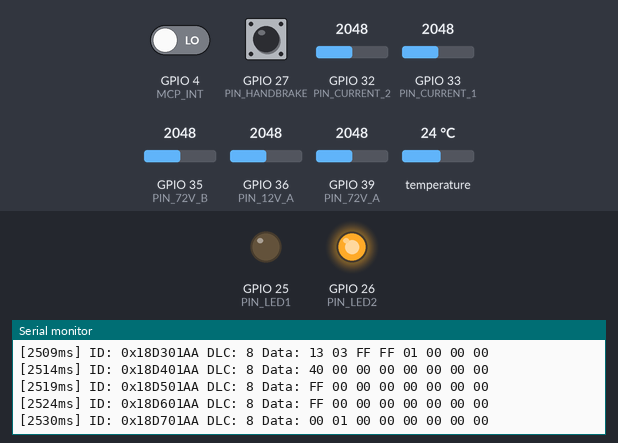
Simulated run of this sketch. Board: ESP32. Parts: output pins drawn as LEDs (lit = HIGH), the last lines printed to the serial monitor. Inputs (shaded band) come from the test bench; at power-on: temperature 24 °C, GPIO 33 (PIN_CURRENT_1) = 2048, GPIO 32 (PIN_CURRENT_2) = 2048, GPIO 36 (PIN_12V_A) = 2048, GPIO 39 (PIN_72V_A) = 2048, GPIO 35 (PIN_72V_B) = 2048, GPIO 4 (MCP_INT) LOW, GPIO 27 (PIN_HANDBRAKE) HIGH (analog values on the 0–4095 scale). WiFi joins after 1.5 s; servers stay silent unless stated.

Above: at 2.9 s.
3.0 s: temperature set to 19 °C
At 3.8 s:
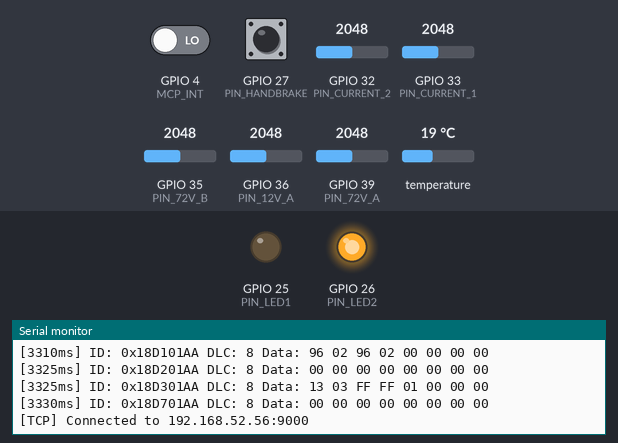
5.8 s: GPIO 33 (PIN_CURRENT_1) set to 2866
At 6.6 s:
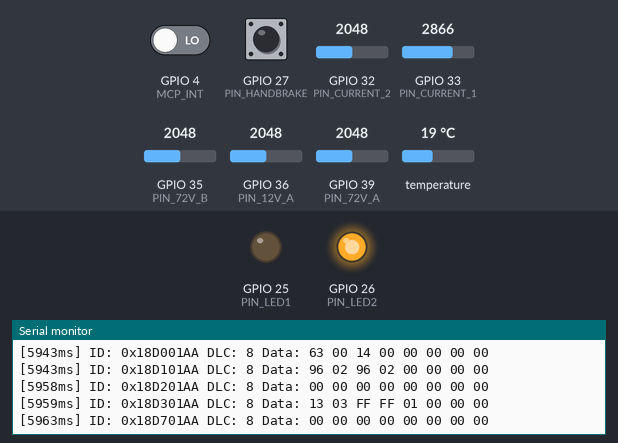
9.6 s: GPIO 32 (PIN_CURRENT_2) set to 2866
At 10.9 s:
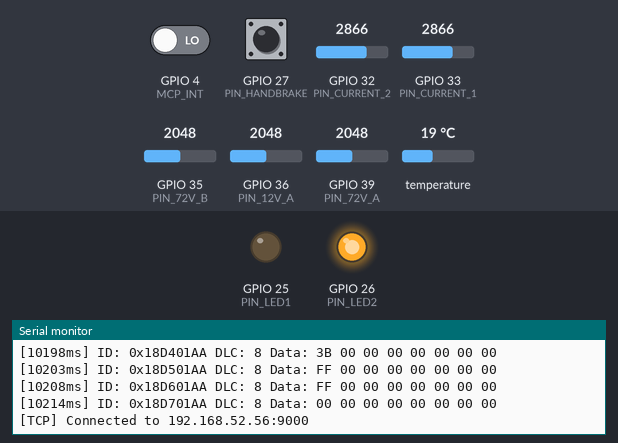
12.7 s: GPIO 36 (PIN_12V_A) set to 2866
At 13.2 s:
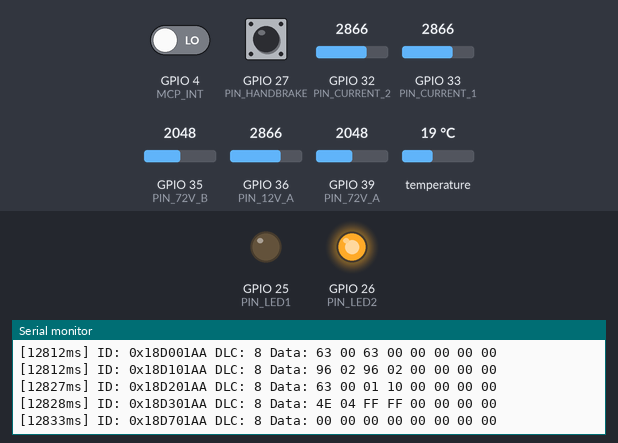
15.1 s: GPIO 39 (PIN_72V_A) set to 2866
At 16.1 s:
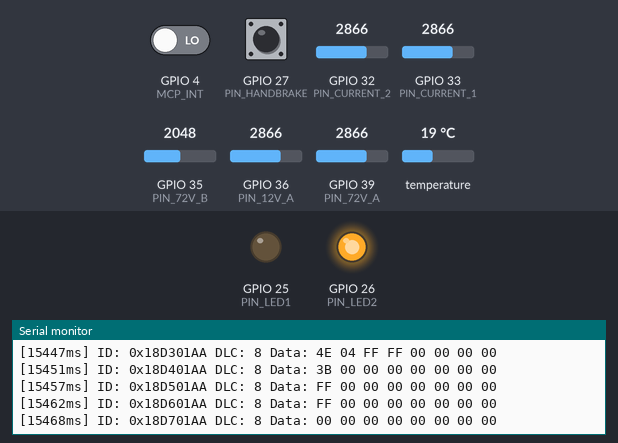
17.7 s: GPIO 35 (PIN_72V_B) set to 2866
At 18.7 s:
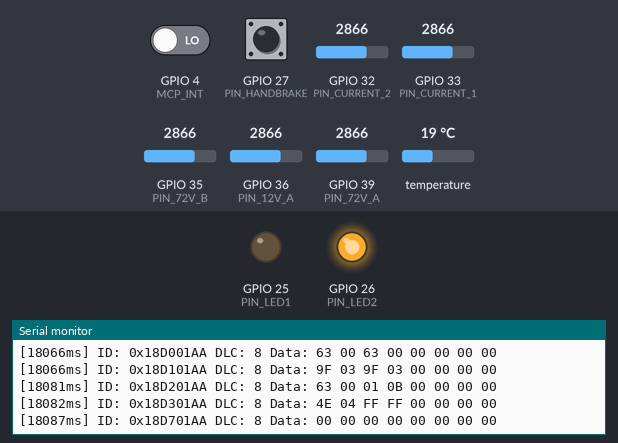
Timing chart, 0 to 20.7 s (numbered marks = the images above; inputs shaded):
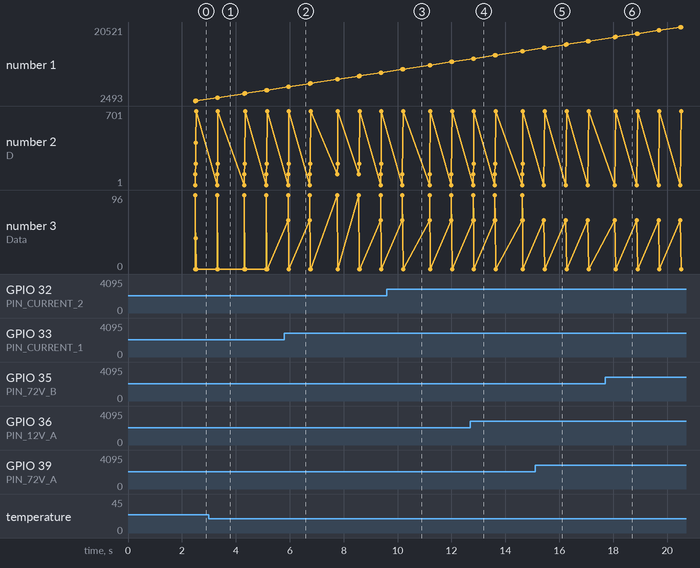

Measured:
- after the input at 5.8 s, the serial monitor: prints a new line after 0.14 s (image 2)
- after the input at 9.6 s, the serial monitor: prints a new line after 0.59 s (image 3)
- after the input at 12.7 s, the serial monitor: prints a new line after 0.13 s (image 4)
- after the input at 15.1 s, the serial monitor: prints a new line after 0.33 s (image 5)
- after the input at 17.7 s, the serial monitor: prints a new line after 0.37 s (image 6)

The sketch:

bako_esp32_gateway.ino
```cpp
/**
 * ============================================================
 *  BAKO Motors — ESP32 Sensor Gateway Firmware
 *  Rev 2.0  — SA = 0xAA
 * ============================================================
 *
 *  Flow:
 *   1. Read physical sensors (ADC, ACS712, DS18B20, handbrake)
 *   2. Encode readings into BAKO CAN frame format (SA=0xAA)
 *   3. Print those frames to Serial + TCP  (NOT sent to MCP2515)
 *   4. Receive real BMS frames from MCP2515
 *   5. Print received frames to Serial + TCP
 *
 *  server_frame_parser.py sees a single stream of canonical lines:
 *    [Nms] ID: 0xHHHHHHHH DLC: N Data: HH HH ...
 *  and parses both SA=0xF4 (BMS) and SA=0xAA (ESP32 sensors).
 *
 *  Pin assignments (GPIOsESP32.txt / sensors_test_bako.ino):
 *   GPIO36  12V-A  ADC  divider x2.65k/(10k+2.65k)  [input-only]
 *   GPIO34  12V-B  ADC  same divider
 *   GPIO39  72V-A  ADC  divider x1.2k/(47k+1.2k)    [input-only]
 *   GPIO35  72V-B  ADC  same divider
 *   GPIO15  DS18B20 1-Wire (3 sensors)
 *             #0 -> motor winding temp   -> 0x18D401AA
 *             #1 -> MPPT heatsink temp   -> 0x18D501AA
 *             #2 -> DC/DC heatsink temp  -> 0x18D601AA
 *   GPIO33  ACS712 CH1  solar current (before MPPT)
 *   GPIO32  ACS712 CH2  MPPT output current
 *   GPIO27  Handbrake switch (INPUT_PULLUP, LOW=engaged)
 *   GPIO25  LED1  blinks on CAN RX
 *   GPIO26  LED2  solid when TCP connected
 *   MCP2515: INT=4  CS=5  SCK=18  MOSI=23  MISO=19
 *
 *  Libraries: mcp_can (coryjfowler), OneWire, DallasTemperature
 * ============================================================
 */

#include <SPI.h>
#include <mcp_can.h>
#include <OneWire.h>
#include <DallasTemperature.h>
#include <WiFi.h>

// ─────────────────────────────────────────────────────────────
//  WiFi / TCP config  ← EDIT THESE
// ─────────────────────────────────────────────────────────────
static const char*    WIFI_SSID   = "EVENT_SMU";
static const char*    WIFI_PASS   = "$mUeV&nt2@25";
static const char*    SERVER_IP   = "192.168.52.56";  // PC running server_frame_parser.py
static const uint16_t SERVER_PORT = 9000;

// ─────────────────────────────────────────────────────────────
//  Pins
// ─────────────────────────────────────────────────────────────
#define PIN_12V_A       36   // input-only — no pinMode()
#define PIN_12V_B       34
#define PIN_72V_A       39   // input-only — no pinMode()
#define PIN_72V_B       35
#define PIN_DS18B20     15
#define PIN_CURRENT_1   33
#define PIN_CURRENT_2   32
#define PIN_HANDBRAKE   27
#define PIN_LED1        25
#define PIN_LED2        26
#define MCP_CS           5
#define MCP_INT          4

// ─────────────────────────────────────────────────────────────
//  Dividers & ADC  (from sensors_test_bako.ino)
// ─────────────────────────────────────────────────────────────
#define DIV_12V   (2650.0f / (10000.0f + 2650.0f))
#define DIV_72V   (1200.0f / (47000.0f + 1200.0f))
#define ADC_REF   3.3f
#define ADC_RES   4095.0f

// ACS712: change to 185.0 (5A) or 100.0 (20A) if needed
#define ACS_VREF      1.65f
#define ACS_MV_PER_A  66.0f

// ─────────────────────────────────────────────────────────────
//  CAN frame IDs  (SA = 0xAA)
// ─────────────────────────────────────────────────────────────
#define ID_SOLAR_I   0x18D001AAUL
#define ID_SOLAR_V   0x18D101AAUL
#define ID_MPPT_OUT  0x18D201AAUL
#define ID_DCDC      0x18D301AAUL
#define ID_MOTOR_T   0x18D401AAUL
#define ID_MPPT_T    0x18D501AAUL
#define ID_DCDC_T    0x18D601AAUL
#define ID_HANDBRAKE 0x18D701AAUL

// ─────────────────────────────────────────────────────────────
//  TX intervals (ms)
// ─────────────────────────────────────────────────────────────
#define T_SOLAR_I    200
#define T_SOLAR_V    200
#define T_MPPT_OUT   200
#define T_DCDC       200
#define T_MOTOR_T   1000
#define T_MPPT_T    1000
#define T_DCDC_T    1000
#define T_HANDBRAKE  500
#define T_DS18B20    800

// ─────────────────────────────────────────────────────────────
//  Globals
// ─────────────────────────────────────────────────────────────
MCP_CAN           can(MCP_CS);
OneWire           oneWire(PIN_DS18B20);
DallasTemperature ds18b20(&oneWire);

WiFiClient        tcp;
static unsigned long tcpRetry = 0;

// 5-sample moving average for solar current
static float   solarBuf[5] = {0};
static uint8_t solarIdx    = 0;

// DS18B20: [0]=motor  [1]=MPPT heatsink  [2]=DC/DC heatsink
static float dsTemp[3] = {-127.0f, -127.0f, -127.0f};

// Handbrake debounce
static uint8_t       hbPrev  = 0xFF;
static uint8_t       hbDeb   = 0;
static unsigned long hbLast  = 0;

// Timestamps
static unsigned long tSolarI   = 0, tSolarV  = 0, tMpptOut = 0;
static unsigned long tDcdc     = 0, tMotorT  = 0, tMpptT   = 0;
static unsigned long tDcdcT    = 0, tHandbrake = 0, tDs18b20 = 0;

// ─────────────────────────────────────────────────────────────
//  Helpers
// ─────────────────────────────────────────────────────────────
static float adcV(int pin) {
    return (analogRead(pin) / ADC_RES) * ADC_REF;
}
static float read12V(int pin)  { return adcV(pin) / DIV_12V; }
static float read72V(int pin)  { return adcV(pin) / DIV_72V; }

static float readCurrent(int pin) {
    long sum = 0;
    for (int i = 0; i < 32; i++) { sum += analogRead(pin); delayMicroseconds(200); }
    float v = ((float)sum / 32.0f / ADC_RES) * ADC_REF;
    return (v - ACS_VREF) / (ACS_MV_PER_A / 1000.0f);
}

static void u16le(uint8_t* b, uint16_t v) { b[0] = v & 0xFF; b[1] = v >> 8; }

// Temperature: uint8 offset-40, 0xFF = not connected / error
static uint8_t tempRaw(float t) {
    if (isnan(t) || t <= -126.0f) return 0xFF;
    return (uint8_t)constrain((int)roundf(t + 40.0f), 0, 254);
}

// ─────────────────────────────────────────────────────────────
//  Output: print a line to Serial and TCP
// ─────────────────────────────────────────────────────────────
static void emit(const char* line) {
    Serial.println(line);
    if (tcp.connected()) tcp.println(line);
}

// ─────────────────────────────────────────────────────────────
//  Build canonical CAN log line and emit it (no bus TX)
// ─────────────────────────────────────────────────────────────
static void logFrame(uint32_t id, uint8_t* d, uint8_t dlc) {
    char buf[120];
    int  n = snprintf(buf, sizeof(buf),
                      "[%lums] ID: 0x%08lX DLC: %u Data:",
                      millis(), (unsigned long)id, dlc);
    for (int i = 0; i < dlc; i++)
        n += snprintf(buf + n, sizeof(buf) - n, " %02X", d[i]);
    emit(buf);
}

// ─────────────────────────────────────────────────────────────
//  Receive real frames from MCP2515 (BMS etc.) and forward
// ─────────────────────────────────────────────────────────────
static void receiveCAN() {
    if (digitalRead(MCP_INT) == HIGH) return;
    uint32_t id; uint8_t ext, dlc, buf[8];
    while (can.readMsgBuf(&id, &ext, &dlc, buf) == CAN_OK) {
        logFrame(id, buf, dlc);
        digitalWrite(PIN_LED1, !digitalRead(PIN_LED1));
    }
}

// ─────────────────────────────────────────────────────────────
//  TCP: reconnect if dropped
// ─────────────────────────────────────────────────────────────
static void maintainTCP() {
    if (WiFi.status() != WL_CONNECTED) { tcp.stop(); digitalWrite(PIN_LED2, LOW); return; }
    if (tcp.connected()) return;
    if (millis() - tcpRetry < 3000) return;
    tcpRetry = millis();
    if (tcp.connect(SERVER_IP, SERVER_PORT)) {
        Serial.printf("[TCP] Connected to %s:%u\n", SERVER_IP, SERVER_PORT);
        digitalWrite(PIN_LED2, HIGH);
    } else {
        digitalWrite(PIN_LED2, LOW);
    }
}

// ─────────────────────────────────────────────────────────────
//  DS18B20 update
// ─────────────────────────────────────────────────────────────
static void updateTemps() {
    ds18b20.requestTemperatures();
    int n = ds18b20.getDeviceCount();
    for (int i = 0; i < 3; i++) {
        if (i < n) {
            float t = ds18b20.getTempCByIndex(i);
            if (t > -127.0f) dsTemp[i] = t;
        }
    }
}

// ─────────────────────────────────────────────────────────────
//  Sensor frame builders — read sensor, pack bytes, logFrame()
// ─────────────────────────────────────────────────────────────

// 0x18D001AA  Solar current before MPPT  200ms
// B0-1: raw current  x0.1A  | B2-3: 5-avg x0.1A | B4: status
static void frameSolarI() {
    float raw = readCurrent(PIN_CURRENT_1);
    if (raw < 0) raw = 0;
    solarBuf[solarIdx] = raw;
    solarIdx = (solarIdx + 1) % 5;
    float avg = 0; for (int i = 0; i < 5; i++) avg += solarBuf[i]; avg /= 5.0f;

    uint8_t b[8] = {0};
    u16le(b+0, (uint16_t)constrain((int)(raw*10), 0, 65534));
    u16le(b+2, (uint16_t)constrain((int)(avg*10), 0, 65534));
    b[4] = raw > 100.0f ? 0x01 : 0x00;
    logFrame(ID_SOLAR_I, b, 8);
}

// 0x18D101AA  Solar voltage before MPPT  200ms
// B0-1: panel V x0.1V | B2-3: Voc x0.1V | B4: status
static void frameSolarV() {
    float vp = read72V(PIN_72V_A);
    float vo = read72V(PIN_72V_B);
    uint8_t b[8] = {0};
    u16le(b+0, (uint16_t)constrain((int)(vp*10), 0, 65534));
    u16le(b+2, (uint16_t)constrain((int)(vo*10), 0, 65534));
    b[4] = vp > 150.0f ? 0x01 : 0x00;
    logFrame(ID_SOLAR_V, b, 8);
}

// 0x18D201AA  MPPT output current + mode + efficiency  200ms
// B0-1: out current x0.1A | B2: mode | B3: eff% | B4: status
static void frameMpptOut() {
    float out = readCurrent(PIN_CURRENT_2);
    if (out < 0) out = 0;
    uint8_t mode = out > 0.5f ? (out > 18.0f ? 2 : 1) : 0;
    uint8_t eff  = 0;
    float inI = solarBuf[(solarIdx + 4) % 5];
    float vIn = read72V(PIN_72V_A), vOut = read12V(PIN_12V_A);
    if (inI > 0.1f && vIn > 1.0f)
        eff = (uint8_t)constrain((int)(out*vOut / (inI*vIn) * 100), 0, 100);
    uint8_t b[8] = {0};
    u16le(b+0, (uint16_t)constrain((int)(out*10), 0, 65534));
    b[2] = mode; b[3] = eff;
    logFrame(ID_MPPT_OUT, b, 8);
}

// 0x18D301AA  DC/DC 12V voltage + current  200ms
// B0-1: V x0.01V | B2-3: I x0.1A (0xFFFF=not fitted) | B4: status
static void frameDcdc() {
    float v = read12V(PIN_12V_A);
    uint8_t b[8] = {0};
    u16le(b+0, (uint16_t)constrain((int)(v*100), 0, 65534));
    b[2] = 0xFF; b[3] = 0xFF;  // current not fitted
    b[4] = (v < 10.5f || v > 14.5f) ? 0x01 : 0x00;
    logFrame(ID_DCDC, b, 8);
}

// 0x18D401AA  Motor winding temp  1000ms
// B0: DS18B20#0 offset-40 | B1: status
static void frameMotorT() {
    uint8_t b[8] = {0};
    b[0] = tempRaw(dsTemp[0]);
    b[1] = dsTemp[0] > 80 ? 0x02 : dsTemp[0] > 60 ? 0x01 : 0x00;
    logFrame(ID_MOTOR_T, b, 8);
}

// 0x18D501AA  MPPT heatsink temp  1000ms
// B0: DS18B20#1 offset-40 | B1: status
static void frameMpptT() {
    uint8_t b[8] = {0};
    b[0] = tempRaw(dsTemp[1]);
    b[1] = dsTemp[1] > 70 ? 0x02 : dsTemp[1] > 50 ? 0x01 : 0x00;
    logFrame(ID_MPPT_T, b, 8);
}

// 0x18D601AA  DC/DC heatsink temp  1000ms
// B0: DS18B20#2 offset-40 | B1: status
static void frameDcdcT() {
    uint8_t b[8] = {0};
    b[0] = tempRaw(dsTemp[2]);
    b[1] = dsTemp[2] > 80 ? 0x02 : dsTemp[2] > 60 ? 0x01 : 0x00;
    logFrame(ID_DCDC_T, b, 8);
}

// 0x18D701AA  Handbrake  500ms
// B0: 0=released 1=engaged | B1: debounce state
static void frameHandbrake() {
    uint8_t cur = digitalRead(PIN_HANDBRAKE) == LOW ? 0x01 : 0x00;
    unsigned long now = millis();
    if (cur != hbPrev) { hbDeb = 1; hbLast = now; }
    if (hbDeb && now - hbLast > 50) hbDeb = 0;
    hbPrev = cur;
    uint8_t b[8] = {0};
    b[0] = cur; b[1] = hbDeb;
    logFrame(ID_HANDBRAKE, b, 8);
}

// ─────────────────────────────────────────────────────────────
//  Setup
// ─────────────────────────────────────────────────────────────
void setup() {
    Serial.begin(115200);
    delay(200);
    Serial.println("=== BAKO ESP32 Gateway v2.0 ===");

    analogReadResolution(12);
    analogSetAttenuation(ADC_11db);
    // GPIO36 & GPIO39 are input-only — no pinMode()
    pinMode(PIN_LED1,      OUTPUT);
    pinMode(PIN_LED2,      OUTPUT);
    pinMode(PIN_HANDBRAKE, INPUT_PULLUP);
    pinMode(MCP_INT,       INPUT);
    digitalWrite(PIN_LED1, LOW);
    digitalWrite(PIN_LED2, LOW);

    ds18b20.begin();
    Serial.printf("[DS18B20] %d sensor(s)\n", ds18b20.getDeviceCount());

    // MCP2515 in LISTEN-ONLY mode — receives everything, transmits nothing
    Serial.print("[CAN] Init...");
    while (can.begin(MCP_ANY, CAN_250KBPS, MCP_16MHZ) != CAN_OK) {
        Serial.print(".");
        delay(1000);
    }
    can.setMode(MCP_LISTENONLY);   // <-- listen only, no TX, no ACK errors
    Serial.println(" OK (listen-only, 250 kbps)");

    WiFi.mode(WIFI_STA);
    WiFi.begin(WIFI_SSID, WIFI_PASS);
    Serial.printf("[WiFi] Connecting to %s", WIFI_SSID);
    unsigned long t = millis();
    while (WiFi.status() != WL_CONNECTED && millis() - t < 15000) {
        delay(500); Serial.print(".");
    }
    Serial.println();
    if (WiFi.status() == WL_CONNECTED) {
        Serial.printf("[WiFi] IP: %s\n", WiFi.localIP().toString().c_str());
        digitalWrite(PIN_LED2, HIGH);
    }
    maintainTCP();

    Serial.println("[BOOT] Running.\n");
}

// ─────────────────────────────────────────────────────────────
//  Loop
// ─────────────────────────────────────────────────────────────
void loop() {
    unsigned long now = millis();

    maintainTCP();

    // Receive real BMS frames → forward to Serial + TCP
    receiveCAN();

    // DS18B20 conversion
    if (now - tDs18b20 >= T_DS18B20) { tDs18b20 = now; updateTemps(); }

    // Build + log sensor frames (no bus TX)
    if (now - tSolarI   >= T_SOLAR_I)   { tSolarI   = now; frameSolarI();   }
    if (now - tSolarV   >= T_SOLAR_V)   { tSolarV   = now; frameSolarV();   }
    if (now - tMpptOut  >= T_MPPT_OUT)  { tMpptOut  = now; frameMpptOut();  }
    if (now - tDcdc     >= T_DCDC)      { tDcdc     = now; frameDcdc();     }
    if (now - tMotorT   >= T_MOTOR_T)   { tMotorT   = now; frameMotorT();   }
    if (now - tMpptT    >= T_MPPT_T)    { tMpptT    = now; frameMpptT();    }
    if (now - tDcdcT    >= T_DCDC_T)    { tDcdcT    = now; frameDcdcT();    }
    if (now - tHandbrake >= T_HANDBRAKE){ tHandbrake = now; frameHandbrake();}
}
```
